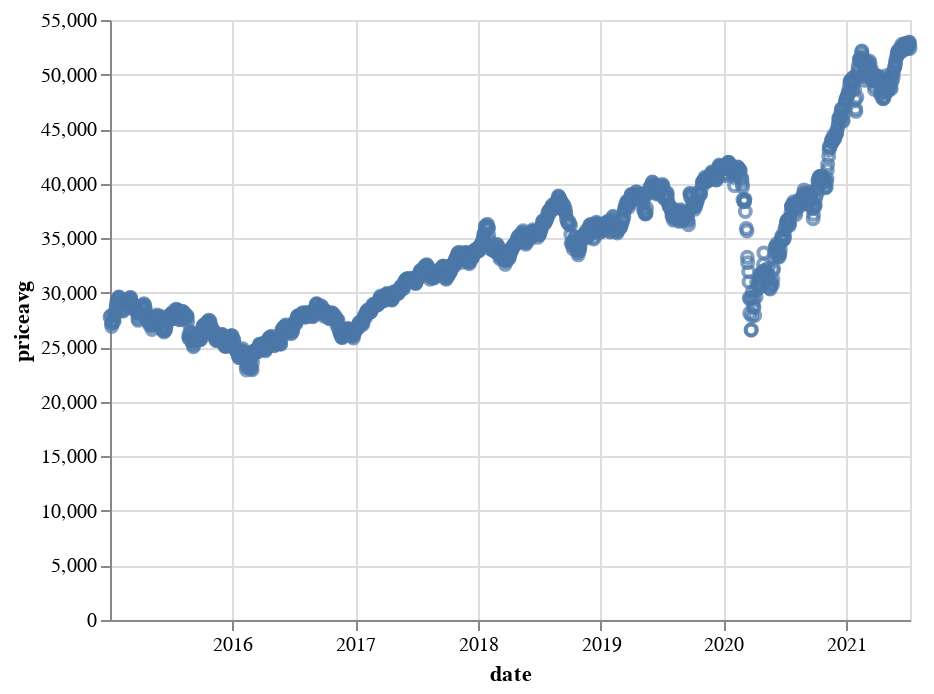

Notebook source saved alongside this figure:
### Code cell
alt.Chart(altdata_pricepercentchg).mark_point().encode(
    x='date',
    y='priceavg'
)

### Figure 1 — Vega-Lite specification as saved in the notebook (floating-point values rounded to 4 significant figures; data arrays with more than 128 entries replaced by an {"elided": "..."} marker saying what was removed)
{"config": {"view": {"continuousWidth": 400, "continuousHeight": 300}}, "data": {"name": "data-f9e1518d16635d307f1d24f737fa07eb"}, "mark": "point", "encoding": {"x": {"field": "date", "type": "temporal"}, "y": {"field": "priceavg", "type": "quantitative"}}, "$schema": "https://vega.github.io/schema/vega-lite/v4.17.0.json", "datasets": {"data-f9e1518d16635d307f1d24f737fa07eb": {"elided": "1602 records"}}}
